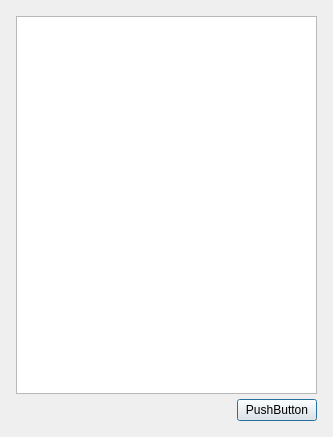
<ui version="4.0" >
 <class>Dialog</class>
 <widget class="QDialog" name="Dialog" >
  <property name="geometry" >
   <rect>
    <x>0</x>
    <y>0</y>
    <width>333</width>
    <height>437</height>
   </rect>
  </property>
  <property name="windowTitle" >
   <string>Job's Logging Info</string>
  </property>
  <property name="statusTip" >
   <string/>
  </property>
  <layout class="QGridLayout" >
   <item row="0" column="0" >
    <layout class="QVBoxLayout" >
     <property name="spacing" >
      <number>5</number>
     </property>
     <property name="leftMargin" >
      <number>5</number>
     </property>
     <property name="topMargin" >
      <number>5</number>
     </property>
     <property name="rightMargin" >
      <number>5</number>
     </property>
     <property name="bottomMargin" >
      <number>5</number>
     </property>
     <item>
      <widget class="QTextEdit" name="textEdit" >
       <property name="undoRedoEnabled" >
        <bool>true</bool>
       </property>
       <property name="readOnly" >
        <bool>true</bool>
       </property>
      </widget>
     </item>
     <item>
      <widget class="QPushButton" name="pushButton" >
       <property name="sizePolicy" >
        <sizepolicy vsizetype="Fixed" hsizetype="Fixed" >
         <horstretch>0</horstretch>
         <verstretch>0</verstretch>
        </sizepolicy>
       </property>
       <property name="layoutDirection" >
        <enum>Qt::RightToLeft</enum>
       </property>
       <property name="text" >
        <string>PushButton</string>
       </property>
      </widget>
     </item>
    </layout>
   </item>
  </layout>
 </widget>
 <resources/>
 <connections/>
</ui>
